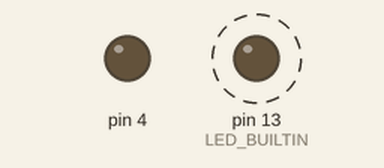
Recording of a sketch running on a simulated Arduino Uno, built with avr-gcc and run on an emulated ATmega328P. On the bench: output pins drawn as LEDs (lit = HIGH). Dashed ring = blinking.

Above: at 0.05 s.
Timing chart, 0 to 3.0 s (numbered marks = the images above):
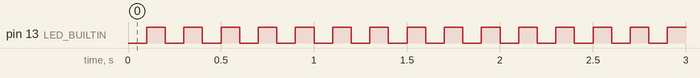

The sketch:

timerdemo.ino
```cpp
#include <TimerOne.h>
// ajouts des fonction utilitaire avr-libc
#include <util/atomic.h>

int etatLED = LOW;
volatile unsigned int compteur = 42000;

void setup() {
  pinMode(LED_BUILTIN, OUTPUT);
  pinMode(4, OUTPUT);
  Timer1.initialize(100000);
  Timer1.attachInterrupt(cliLED);
}

void cliLED() {
  etatLED = !etatLED;
  digitalWrite(LED_BUILTIN, etatLED);
  compteur--;
}

void loop() {
  // un nouvelle variable pour la copie
  // du compteur
  unsigned int compteurCopie;

  ATOMIC_BLOCK(ATOMIC_RESTORESTATE) {
    // on copie la valeur de compteur
    // ceci ne peut être interrompu
    compteurCopie = compteur;
  }

  // on test la copie
  if(compteurCopie == 0)
    digitalWrite(4, HIGH);
}
```

Measured:
- by itself, pin 13 (LED_BUILTIN): alternates HIGH for 0.10 s and LOW for 0.10 s
